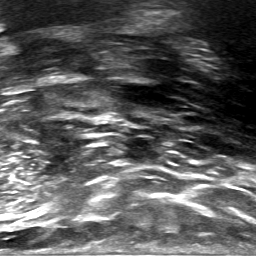
#> input picture Dataset_BUSI/train/000/Benign1flipvert.png, 256 x 256 px, found by its file name; its folder holds only this picture in this run
$ jupyter execute --allow-errors preprocessing.ipynb
#> lines starting #> are read from the running program, lines starting #| are printed output that depends on the picture
[cell 1]
#!pip3 install imutils

[cell 2]
import numpy as np
import pandas as pd
import os
import cv2 as cv
import pathlib
import warnings
import matplotlib.pyplot as plt
import random
import shutil
import imutils
from skimage import exposure

[cell 3]
from sklearn.utils import all_estimators
IMAGE_SIZE = 256

# a path do dataset

train_data  =(r'C:\Users\Sidik\Desktop\Mono\Train_baseline\train')

Nomes = ['Benign', 'Malign', 'Normal']
i0 = 0
i1 = 0
i2 = 0
i3 = 0
i4 = 0

num_class = 3
print(train_data)

[cell 4]
os.listdir(train_data)

[cell 5]
def load_data(data_directory):

    directories = [d for d in os.listdir(data_directory)
                   if os.path.isdir(os.path.join(data_directory, d))]
    labels = []
    images = []
    file_names = []
    for d in directories:
        label_directory = os.path.join(data_directory, d)
        file_names += [os.path.join(label_directory, f)
                       for f in os.listdir(label_directory)]
#> pass 2 of the loop in load_data, `for d in directories:`:

    random.shuffle(file_names)

    for f in file_names:
        #print(f)
        img = cv.imread(f)
#> img is the input picture: shape (256, 256, 3); min 0, max 255, mean 89.4
        img = cv.resize(img, (IMAGE_SIZE, IMAGE_SIZE))
        dirname = os.path.split(os.path.dirname(f))[1]

        images.append(img)
        labels.append(int(dirname))
#> pass 2 of the loop in load_data, `for f in file_names:`:
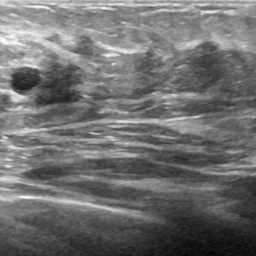
#> input picture Dataset_BUSI/train/001/Malign243fliphori.png, 256 x 256 px, found by its file name
#> in load_data, img is the input picture: shape (256, 256, 3); min 2, max 255, mean 111.1

    images, labels = np.asarray(images), np.asarray(labels)
#> labels = [0, 1]
    images = images.astype('float32') / float(255)

    return images, labels

[cell 6]
imagens, labels = load_data(train_data)
#> labels = [0, 1]

[cell 7]
imagens.shape
#> (the rest of this cell did not finish here and is left out)

[cell 8]
def preprocess(image, width, height, inter=cv.INTER_AREA):
    width = width
    height = height
    inter = inter

    (h, w) = image.shape[:2]
    dW = 0
    dH = 0

    if w < h:
        image = imutils.resize(image, width=width, inter=inter)
        dH = int((image.shape[0] - height) / 2.0)
    else:
        image = imutils.resize(image, height=height,inter=inter)
        dW = int((image.shape[1] - width) / 2.0)

    (h, w) = image.shape[:2]
    image = image[dH:h - dH, dW:w - dW]

    return cv.resize(image, (width, height),interpolation=inter)

[cell 9]
def rotate(image, angle):

    rows, cols, c = image.shape
    M = cv.getRotationMatrix2D((cols / 2, rows / 2), angle, 1)
    image = cv.warpAffine(image, M, (cols, rows))

    return image

[cell 10]
def flip (image, vflip=False, hflip=False):

    if hflip or vflip:
        if hflip and vflip:
            c = -1
        else:
            c = 0 if vflip else 1
        image = cv.flip(image, flipCode=c)
    return image

def contrast (image,ksize):

    image = cv.Sobel(image,cv.CV_64F,1,0,ksize=ksize)

    return image

def averageing_blur(image,shift):
    image=cv.blur(image,(shift,shift))
    return image

def erosion_image(image,shift):
    kernel = np.ones((shift,shift),np.uint8)
    image = cv.erode(image,kernel,iterations = 1)
    return image

def dilation_image(image,shift):
    kernel = np.ones((shift, shift), np.uint8)
    image = cv.dilate(image,kernel,iterations = 1)
    return image

def adjust_gamma(image, gamma=1.0):
	# build a lookup table mapping the pixel values [0, 255] to
	# their adjusted gamma values
	invGamma = 1.0 / gamma
	table = np.array([((i / 255.0) ** invGamma) * 255
		for i in np.arange(0, 256)]).astype("uint8")
	# apply gamma correction using the lookup table
	return cv.LUT(image, table)


# Contrast stretching
def contrast_stretching(img):
    p2, p98 = np.percentile(img, (2, 98))
    img_rescale = exposure.rescale_intensity(img, in_range=(p2, p98))
    return img_rescale

# Histogram equalization
def HE(img):
    img_eq = exposure.equalize_hist(img)
    return img_eq

# Adaptive histogram equalization
def AHE(img):
    img_adapteq = exposure.equalize_adapthist(img, clip_limit=0.03)
    return img_adapteq

[cell 11]
def save_image(img, pathfoto, type):

    global  i0, i1, i2, i3, i4

    dirname = os.path.split(os.path.dirname(pathfoto))[1]

    if int(dirname) == 0:
        i0 += 1
        cv.imwrite(os.path.dirname(pathfoto) + "/" + Nomes[int(dirname)]+str(i0) +type + ".png", img)
    if int(dirname) == 1:
        i1 += 1
        cv.imwrite(os.path.dirname(pathfoto) + "/" + Nomes[int(dirname)]+str(i1) +type + ".png", img)
    if int(dirname) == 2:
        i2 += 1
        cv.imwrite(os.path.dirname(pathfoto) + "/" + Nomes[int(dirname)]+str(i2) +type + ".png", img)
    if int(dirname) == 3:
        i3 += 1
        cv.imwrite(os.path.dirname(pathfoto) + "/" + Nomes[int(dirname)]+str(i3) +type + ".png", img)

[cell 12]
def data_augmentation(data_directory):

    global i0

    directories = [d for d in os.listdir(data_directory)
                   if os.path.isdir(os.path.join(data_directory, d))]
    file_names = []
    for d in directories:
        label_directory = os.path.join(data_directory, d)
        file_names += [os.path.join(label_directory, f)
                       for f in os.listdir(label_directory)]
#> pass 2 of the loop in data_augmentation, `for d in directories:`:

    for f in file_names:
        print(f)
        img = cv.imread(f)
        img = preprocess(img, IMAGE_SIZE, IMAGE_SIZE)

        # cv.imwrite(f, img)

        img1 = contrast_stretching(img)
#> in contrast_stretching, `p2, p98 = np.percentile(img, (2, 98))`: p2 = 0; p98 = 255
        img_fv = flip(img1, vflip=True, hflip=False) #flip vertical
#> in flip, `image = cv.flip(image, flipCode=c)`:
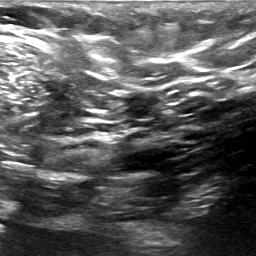
#> image: shape (256, 256, 3); min 0, max 255, mean 89.4
        save_image(img_fv, f, 'flipvert')

        img2 = HE(img)
#> in HE, `img_eq = exposure.equalize_hist(img)`:
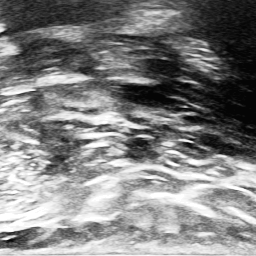
#> img_eq: shape (256, 256, 3) float64; min 0.0216, max 1, mean 0.505
        img2 = img2*255
        save_image(img2, f, 'he')

        img_fh = flip(img, vflip=False, hflip=True) #flip vertical
#> call 2 of flip, with vflip = False, hflip = True
#> in flip (call 2), `image = cv.flip(image, flipCode=c)`:
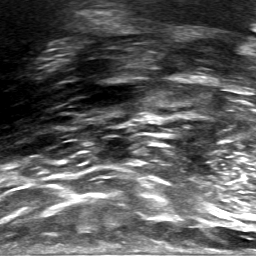
#> image: shape (256, 256, 3); min 0, max 255, mean 89.4
        save_image(img_fh, f, 'fliphori')

        img3 = HE(img)
        img3 = img3*255
        save_image(img3, f, 'ahe')

        print("Done it")
#> pass 2 of the loop in data_augmentation, `for f in file_names:`:
#> in HE (call 3), `img_eq = exposure.equalize_hist(img)`:
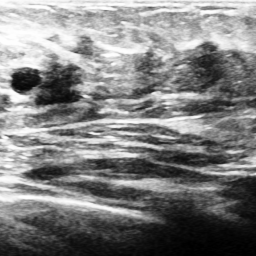
#> img_eq: shape (256, 256, 3) float64; min 6.1e-05, max 1, mean 0.503
#> in flip (call 4), `image = cv.flip(image, flipCode=c)`:
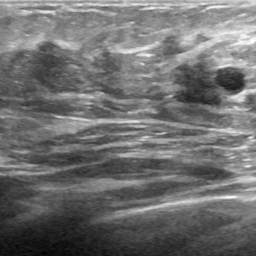
#> image: shape (256, 256, 3); min 2, max 255, mean 111.1
